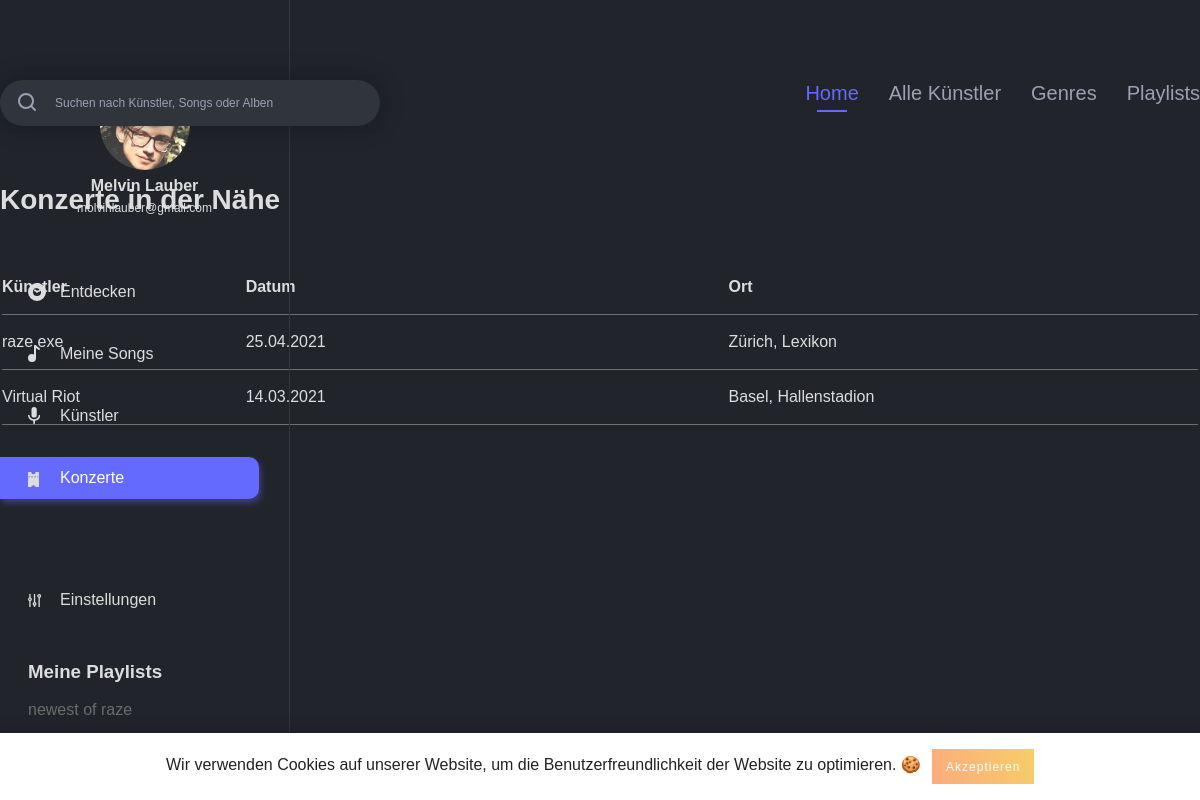
The app's page /events.php (signed in) with its own data.
### tables this page shows
CREATE TABLE IF NOT EXISTS `users` (
  `id` int(11) NOT NULL AUTO_INCREMENT,
  `username` varchar(255) NOT NULL,
  `email` varchar(255) NOT NULL,
  `firstname` varchar(255) NOT NULL,
  `lastname` varchar(255) NOT NULL,
  `password_hash` varchar(255) NOT NULL,
  `password_token` varchar(255) NOT NULL,
  `is_artist` int(1) NOT NULL,
  `has_darkmode` tinyint(1) NOT NULL,
  PRIMARY KEY (`id`),
  UNIQUE KEY `username` (`username`),
  UNIQUE KEY `email` (`email`)
);

CREATE TABLE IF NOT EXISTS `playlist` (
  `playlist_id` int(11) NOT NULL AUTO_INCREMENT,
  `playlist_name` varchar(255) NOT NULL,
  `user_id` int(11) NOT NULL,
  `playlist_description` text NOT NULL,
  PRIMARY KEY (`playlist_id`),
  KEY `playlist_fk0` (`user_id`)
);

### includes/start.php (called while the page is built, shortened)
<?php
include 'db.php';
if (isset($_SESSION['user']['id']) && !empty($_SESSION['user']['id'])) {
	$statement = $pdo->prepare("SELECT * FROM `users` WHERE `id` = :id");
	$result = $statement->execute(array('id' => $_SESSION['user']['id']));
}
?>

### includes/navigation_left.php (the view, shortened to what this page needs)
<?php
if(isset($_SESSION['active'])) {
	$active_class = $_SESSION['active'];
}
$query = "SELECT * FROM `users` WHERE `id` = ".$_SESSION['user']['id'];
$playlist_query = "SELECT * FROM `playlist` WHERE `user_id` = ".$_SESSION['user']['id'];
?>
<div class="navigation_left">
	<div class="navigation_wrapper">
		<div class="profile">
			<h3 class="profile_name">
				<?php foreach ($pdo->query($query) as $user_data) {
					echo $user_data['firstname'].' '.$user_data['lastname'];
				} ?>
			</h3>
			<p class="profile_mail">
				<?php foreach ($pdo->query($query) as $user_data) {
					echo $user_data['email'];
				} ?>
			</p>
		</div>
		<div class="main_navigation">
			<ul>
				<li class="navigation_element <?php if($active_class === 'discover') { echo 'active'; } ?>"><a href="index.php"><img class="svg" src="img/assets/discover.svg" alt="<?php echo DISCOVER; ?>"><?php echo DISCOVER; ?></a></li>
				<li class="navigation_element <?php if($active_class === 'my_songs') { echo 'active'; } ?>"><a href="my_songs.php"><img class="svg" src="img/assets/my_songs.svg" alt="<?php echo MY_SONGS; ?>"><?php echo MY_SONGS; ?></a></li>
				<li class="navigation_element <?php if($active_class === 'artists') { echo 'active'; } ?>"><a href="artists.php"><img class="svg" src="img/assets/artists.svg" alt="<?php echo ARTISTS; ?>"><?php echo ARTISTS; ?></a></li>
				<li class="navigation_element <?php if($active_class === 'events') { echo 'active'; } ?>"><a href="events.php"><img class="svg" src="img/assets/events.svg" alt="<?php echo EVENTS; ?>"><?php echo EVENTS; ?></a></li>
				<li class="navigation_element <?php if($active_class === 'settings') { echo 'active'; } ?>"><a href="settings.php"><img class="svg" src="img/assets/settings_nav.svg" alt="<?php echo SETTINGS; ?>"><?php echo SETTINGS; ?></a></li>
			</ul>
		</div>
		<div class="playlist_wrapper">
			<h3 class="playlist_title"><?php echo MY_PLAYLISTS; ?></h3>
			<ul>
				<?php foreach ($pdo->query($playlist_query) as $playlist_data) { ?>
					<li class="playlist_element"><a href="playlist_detail.php?playlist_id=<?php echo $playlist_data['playlist_id']; ?>"><?php echo $playlist_data['playlist_name']; ?></a></li>
				<?php } ?>
			</ul>
		</div>
	</div>
</div>

### css/_config.css (style rules this page uses)
:root { --primary-color: #636AFD; --primary-color_light: #e0e1ff; --text: #222; --navigation_left: #6B6B6B; --border: #C7C7C7; --light_text: #9D9FB3; --button: #ededed; --border-bottom: #707070; --background_dark_mode: #21252B; --dark_mode_border: #30353B; --dark_mode_input: #30353B; --dark_mode_light: #DDDDDD; --standard_shadow: 0 3px 27px rgba(0,0,0,0.39); --standard_radius: 13px; --standard_transition: all 0.3s ease; --error_color: #b20000; }

### css/_basic.css (style rules this page uses)
body { font-family: 'DM Sans', sans-serif; margin: 0; padding: 0; color: var(--text); -webkit-font-smoothing: antialiased; -moz-osx-font-smoothing: grayscale; }
h3 { margin: 0; padding: 0; }
ul { padding: 0; margin: 0; }
.profile { text-align: center; }

### css/_navigation.css (style rules this page uses)
.navigation_left { position: fixed; width: 290px; height: 100%; border-right: 1px solid var(--border); padding: 80px 0; box-sizing: border-box; }
.navigation_left .profile { width: 195px; margin: 0 auto; margin-bottom: 50px; }
h3.profile_name { margin-top: 5px; font-size: 16px; line-height: 21px; color: #000; font-weight: 700; }
.profile_mail { font-size: 12px; line-height: 25px; margin: 0; margin-bottom: 5px; }
.navigation_left .main_navigation ul { padding-right: 30px; box-sizing: border-box; width: 100%; }
.navigation_left .main_navigation ul li.navigation_element { position: relative; list-style-type: none; color: var(--navigation_left); margin-top: 20px; }
.navigation_left .main_navigation ul li.navigation_element:first-child { margin-top: 0; }
.navigation_left .main_navigation ul li.navigation_element:last-child { margin-top: 80px; }
.navigation_left .main_navigation ul li.navigation_element.active a, .navigation_left .main_navigation ul li.navigation_element a:hover { background: var(--primary-color); color: #fff; box-shadow: 2px 4px 6px rgba(99, 106, 253, 0.4); transition: background 0.2s ease, color 0.2s ease; }
.navigation_left .main_navigation ul li a { color: inherit; text-decoration: none; padding: 12px 20px; padding-left: 60px; border-top-right-radius: 10px; border-bottom-right-radius: 10px; box-sizing: border-box; display: inline-block; width: 100%; transition: background 0.2s ease, color 0.2s ease; }
.playlist_wrapper { margin-top: 40px; padding-right: 30px; box-sizing: border-box; width: 100%; }
.playlist_wrapper .playlist_title { padding-left: 28px; box-sizing: border-box; }
.playlist_wrapper ul li.playlist_element { list-style-type: none; color: var(--navigation_left); margin-top: 10px; }
.playlist_wrapper ul li.playlist_element a { color: inherit; text-decoration: none; padding: 8px 20px; padding-left: 28px; border-top-right-radius: 10px; border-bottom-right-radius: 10px; box-sizing: border-box; display: inline-block; width: 100%; transition: background 0.2s ease, color 0.2s ease; }

### css/_dark.css (style rules this page uses)
body.dark { background: var(--background_dark_mode); }
body.dark .navigation_left { border-right: 1px solid var(--dark_mode_border); }
body.dark .navigation_left .main_navigation ul li a { color: var(--dark_mode_light); }
body.dark p { color: var(--dark_mode_light) !important; }
body.dark h3 { color: var(--dark_mode_light) !important; }

### records on screen
users: firstname "Melvin", lastname "Lauber", email "molvinlauber@gmail.com"
playlist: playlist_name "newest of raze"

### other values on screen
DISCOVER "Entdecken"
MY_SONGS "Meine Songs"
ARTISTS "Künstler"
EVENTS "Konzerte"
SETTINGS "Einstellungen"
MY_PLAYLISTS "Meine Playlists"
HOME "Home"
ALL_ARTISTS "Alle Künstler"
GENRES "Genres"
PLAYLISTS "Playlists"
NEAR_CONCERTS "Konzerte in der Nähe"
DATE "Datum"
WHERE "Ort"
